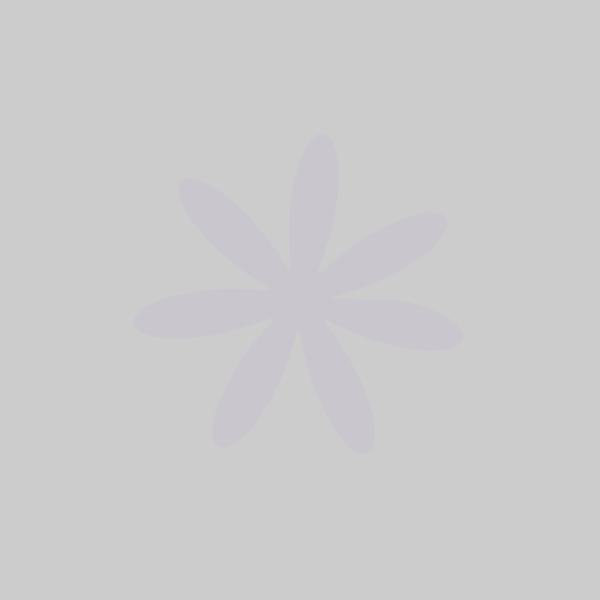
Frame 1 (no input)
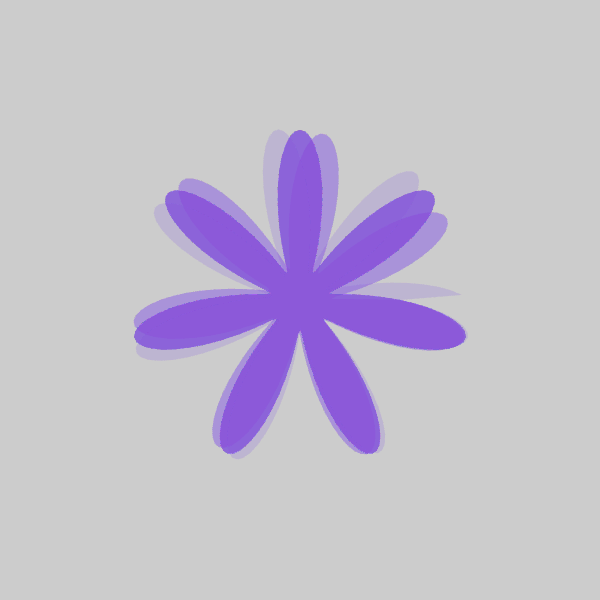
Frame 60 (the mouse pressed at the canvas centre just before this capture)
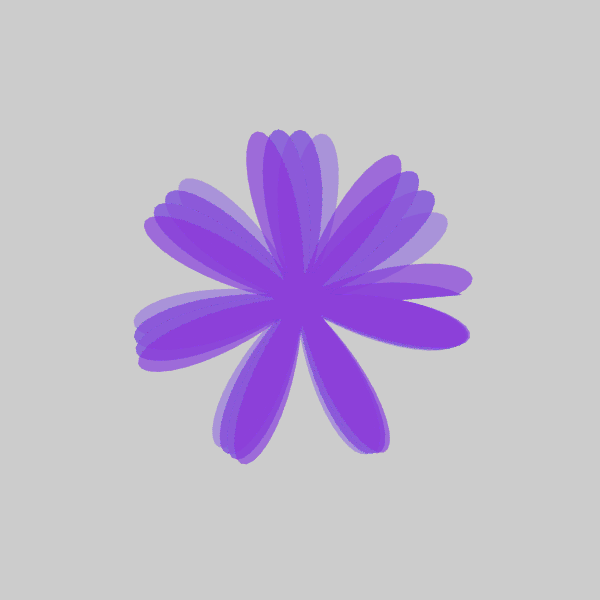
Frame 120 (the mouse held since frame 60 and released just before this capture)

The Processing sketch that drew these frames (run headless with seeded random() and noise(); from frame 60 on, the mouse is pressed at the canvas centre):

// Processing sketch: processing_136740
// ── processing_136740.pde

void setup() {
  size(600, 600);
}
void draw() {
  frameRate(40);
  int s= second();
   
  pushMatrix();
  //translate(width*0.5, height*0.5);
 


  int resolution = 200;
  float radius = 100;
  float circleX = width * 0.5;
  float circleY = height * 0.5;

  beginShape();
  for (int i = 0; i<resolution; i=i+1) {

    float waveAngle = map( i, 0, resolution, 0, TWO_PI* s/5);
    float waveOffset = sin(waveAngle) * s *2;

    float angle = map(i, 0, resolution, 0, TWO_PI);
    float circleOffX = cos(angle) * (radius + waveOffset);
    float circleOffY = sin(angle) * (radius + waveOffset);

    float x = circleX + circleOffX;
    float y = circleY + circleOffY;


    noStroke();
    fill(155-s, 100-s, 255-s, 10); 

   vertex(x, y);
 rotate(PI);
 
    //ellipse( x, y, 3, 3);
  }

  endShape(CLOSE);
  
   popMatrix(); 
}
